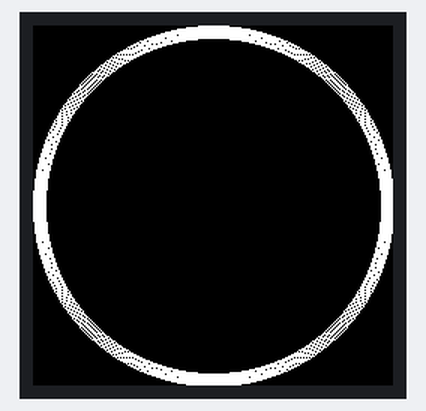
Bench run of a sketch on a simulated ESP8266 (NodeMCU). On the bench: 240×240 colour display. WiFi joins after 1.5 s; servers stay silent unless stated; network time is answered at once with the bench clock; the local clock reads 2024-03-15 10:24:30 at power-on unless the sketch sets it; what the sketch prints to the serial monitor is not drawn.

Above: at 2.0 s.
At 2.8 s:
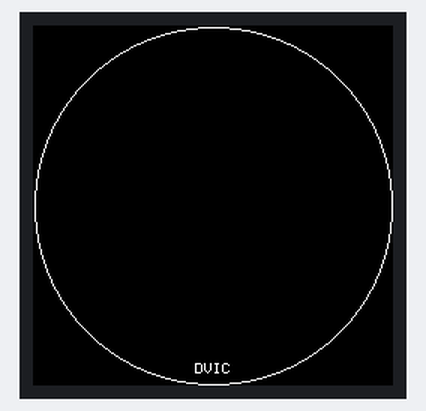
At 4.3 s:
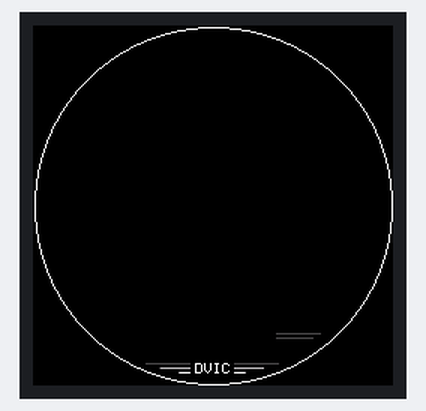
At 4.8 s:
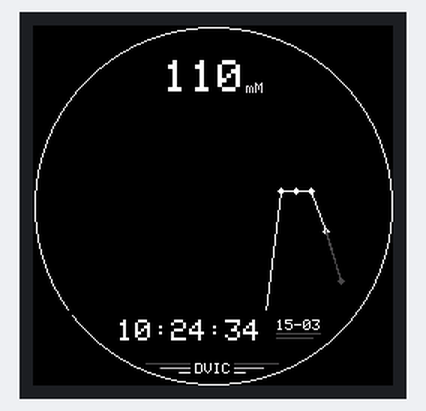
At 21.6 s:
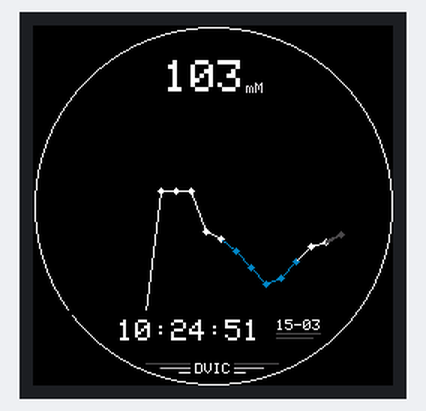
At 38.5 s:
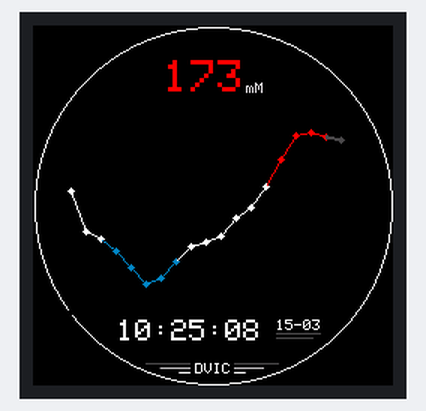

Measured:
- what the display in image 1 shows lasts 1.5 s, from 2.8 s to 4.3 s
- what the display in image 3 shows lasts 2.1 s, from 4.7 s to 6.8 s

The sketch:

print_graph_and_time.ino
```cpp
#include <Wire.h> // I2C library
#include "Adafruit_GFX.h"
#include "Adafruit_SSD1306.h"
#include "Adafruit_GC9A01A.h"
#include <ESP8266WiFi.h>
#include <NTPClient.h>
#include <WiFiUdp.h>
#include "wifi-network.h"

#define TFT_DC 4 // SDA
#define TFT_CS 5 // SCL
#define SCREEN_WIDTH 128
#define SCREEN_HEIGHT 128

Adafruit_GC9A01A tft(TFT_CS, TFT_DC);
Adafruit_SSD1306 display(SCREEN_WIDTH, SCREEN_HEIGHT, &Wire, -1);

// Network credentials
const char *ssid     = myssid;        // Enter your network SSID in wifi-network.h
const char *password = mypassword;    // Enter your network password in wifi-network.h

//Define an NTP client to get date and time
WiFiUDP ntpUDP;
NTPClient timeClient(ntpUDP, "pool.ntp.org");

#define LTGREY 0xE71C
//#define LTBLUE 0xB6DF
//#define LTTEAL 0xBF5F
//#define LTGREEN 0xBFF7
//#define LTCYAN 0xC7FF
//#define LTRED 0xFD34
//#define LTMAGENTA 0xFD5F
//#define LTYELLOW 0xFFF8
//#define LTORANGE 0xFE73
//#define LTPINK 0xFDDF
//#define LTPURPLE 0xCCFF

#define WHITE 0xFFFF
#define BLACK 0x0000
#define GREY 0xC618
#define BLUE 0x001F
#define TEAL 0x0438
#define RED 0xF800
//#define GREEN 0x07E0
//#define CYAN 0x07FF
//#define MAGENTA 0xF81F
//#define YELLOW 0xFFE0
//#define ORANGE 0xFC00
//#define PINK 0xF81F
//#define PURPLE 0x8010

#define DKGREY 0x4A49
//#define DKBLUE 0x000D
//#define DKTEAL 0x020C
//#define DKGREEN 0x03E0
//#define DKCYAN 0x03EF
//#define DKRED 0x6000
//#define DKMAGENTA 0x8008
//#define DKYELLOW 0x8400
//#define DKORANGE 0x8200
//#define DKPINK 0x9009
//#define DKPURPLE 0x4010

int color = WHITE;

int xprev = 205; // Forecast point x-axis
//int x0 = 205;
//int x1 = 195;
//int x2 = 185;
//int x3 = 175;
//int x4 = 165;
//int x5 = 155;
//int x6 = 145;
//int x7 = 135;
//int x8 = 125;
//int x9 = 115;
//int x10 = 105;
//int x11 = 95;
//int x12 = 85;
//int x13 = 75;
//int x14 = 65;
//int x15 = 55;
//int x16 = 45;
//int x17 = 35;
//int x18 = 25;

int yprev = 110; // Forecast point y-axis. yprev should be defined as the first sensor value received.
//int y0y = 190;
//int y1y = 110;
//int y2y = 110;
//int y3 = 110;
//int y4 = 190;
//int y5 = 190;
//int y6 = 190;
//int y7 = 190;
//int y8 = 190;
//int y9 = 190;
//int y10 = 190;
//int y11 = 190;
//int y12 = 190;
//int y13 = 190;
//int y14 = 190;
//int y15 = 190;
//int y16 = 190;
//int y17 = 190;
//int y18 = 190;

int listx[19] = {205, 195, 185, 175, 165, 155, 145, 135, 125, 115, 105, 95, 85, 75, 65, 55, 45, 35, 25};
int listy[19] = {190, 110, 110, 110, 190, 190, 190, 190, 190, 190, 190, 190, 190, 190, 190, 190, 190, 190, 190};

//Week Days
String weekDays[7]={"Sunday", "Monday", "Tuesday", "Wednesday", "Thursday", "Friday", "Saturday"};

//Month names
String months[12]={"January", "February", "March", "April", "May", "June", "July", "August", "September", "October", "November", "December"};


void setup()
{
  Serial.begin(115200);
  Serial.println("Start writting");
  tft.begin();
  tft.setRotation(1);
  tft.fillScreen(BLACK);
  delay(10);


  // Connect the ESP8266 to the internet
  Serial.print("Connecting to ");
  Serial.println(ssid);
  WiFi.begin(ssid, password);
  while (WiFi.status() != WL_CONNECTED) {
  delay(500);
  Serial.print(".");
}
  // Initialize the NTPClient
  timeClient.begin();

  // Adjust the time for your timezone in seconds
  timeClient.setTimeOffset(3600); // 3600 correspond to GMT +1


// Draw a white circle
  tft.drawCircle(120, 120, 120, WHITE);
  delay(25);
  tft.drawCircle(120, 120, 119, WHITE);
  delay(30);
  tft.drawCircle(120, 120, 118, WHITE);
  delay(30);
  tft.drawCircle(120, 120, 117, WHITE);
  delay(30);
  tft.drawCircle(120, 120, 116, WHITE);
  delay(30);
  tft.drawCircle(120, 120, 115, WHITE);
  delay(30);
  tft.drawCircle(120, 120, 114, WHITE);
  delay(30);
  tft.drawCircle(120, 120, 113, WHITE);
  delay(40);
  tft.drawCircle(120, 120, 112, WHITE);
//  delay(30);
//  tft.drawCircle(120, 120, 111, WHITE);
//  delay(30);
//  tft.drawCircle(120, 120, 110, WHITE);
//  delay(30);
// tft.drawCircle(120, 120, 109, WHITE);
//  delay(15);
//  tft.drawCircle(120, 120, 108, WHITE);
//  delay(15);
//  tft.drawCircle(120, 120, 107, WHITE);

  delay(60);

//  tft.drawCircle(120, 120, 106, BLACK);
//  delay(10);
//  tft.drawCircle(120, 120, 107, BLACK);
//  delay(10);
//  tft.drawCircle(120, 120, 108, BLACK);
//  delay(10);
//  tft.drawCircle(120, 120, 109, BLACK);
//  delay(30);
//  tft.drawCircle(120, 120, 110, BLACK);
//  delay(30);
  tft.drawCircle(120, 120, 111, BLACK);
  delay(40);
  tft.drawCircle(120, 120, 112, BLACK);
  delay(30);
  tft.drawCircle(120, 120, 113, BLACK);
  delay(30);
  tft.drawCircle(120, 120, 114, BLACK);
  delay(30);
  tft.drawCircle(120, 120, 115, BLACK);
  delay(30);
  tft.drawCircle(120, 120, 116, BLACK);
  delay(25);
  tft.drawCircle(120, 120, 117, BLACK);
  delay(20);
  tft.drawCircle(120, 120, 118, BLACK);
  delay(15);
  tft.drawCircle(120, 120, 120, BLACK);
  tft.drawCircle(120, 120, 121, BLACK);

  delay(500);

  //  tft.drawPixel(x18, y18, LTGREY);
  //  delay(80);
  //  tft.drawPixel(x17, y17, LTGREY);
  //  delay(80);
  //  tft.drawPixel(x16, y16, LTGREY);
  //  delay(80);
  //  tft.drawPixel(x15, y15, LTGREY);
  //  delay(80);
  //  tft.drawPixel(x14, y14, LTGREY);
  //  delay(80);
  //  tft.drawPixel(x13, y13, LTGREY);
  //  delay(80);
  //  tft.drawPixel(x12, y12, LTGREY);
  //  delay(80);
  //  tft.drawPixel(x11, y11, LTGREY);
  //  delay(80);
  //  tft.drawPixel(x10, y10, LTGREY);
  //  delay(80);
  //  tft.drawPixel(x9, y9, LTGREY);
  //  delay(80);
  //  tft.drawPixel(x8, y8, LTGREY);
  //  delay(80);
  //  tft.drawPixel(x7, y7, LTGREY);
  //  delay(80);
  //  tft.drawPixel(x6, y6, LTGREY);
  //  delay(80);
  //  tft.drawPixel(x5, y5, LTGREY);
  //  delay(80);
  //  tft.drawPixel(x4, y4, LTGREY);
  //  delay(80);
  //  tft.drawPixel(x3, y3, LTGREY);
  //  delay(80);
  //  tft.drawPixel(x2, y2y, LTGREY);
  //  delay(80);
  //  tft.drawPixel(x1, y1y, LTGREY);
  //  delay(80);
  //  tft.drawPixel(x0, y0y, LTGREY);
  //  delay(80);
  //  tft.drawPixel(xprev, yprev, LTGREY);
  //  delay(40);

  // Writte "DVIC" at the bottom of the screen
  tft.setCursor(108, 225);
  tft.setTextColor(WHITE);
  tft.setTextSize(1);
  tft.setTextWrap(false);
  tft.print("DVIC");
  delay(1500);

  // Draw the 2 lowest lines
  tft.drawFastHLine(98, 231, 7, WHITE); // Left
  tft.drawPixel(97, 231, GREY);
  tft.drawFastHLine(134, 231, 7, WHITE); // Right
  tft.drawPixel(141, 231, GREY);
//  delay(300);

  // Draw the 2 middle lines
  tft.drawFastHLine(85, 228, 20, GREY); // Left
  tft.drawPixel(84, 228, DKGREY);
  tft.drawFastHLine(134, 228, 20, GREY); // Right
  tft.drawPixel(155, 225, DKGREY);
//  delay(200);

  // Draw the 2 upper lines
  tft.drawFastHLine(75, 225, 30, DKGREY); // Left
  tft.drawFastHLine(134, 225, 30, DKGREY); // Right
//  delay(100);

//  // Draw the 3 DVIC-left lines
//  tft.drawFastHLine(75, 225, 30, DKGREY);
//  tft.drawFastHLine(85, 228, 20, GREY);
//  tft.drawPixel(84, 228, DKGREY);
//  tft.drawFastHLine(98, 231, 7, WHITE);
//  tft.drawPixel(97, 231, GREY);
//  //  tft.drawPixel(96, 231, GREY);
//  //  delay(60);
//
//  // Draw the 3 DVIC-right lines
//  tft.drawFastHLine(134, 225, 30, DKGREY);
//  tft.drawFastHLine(134, 228, 20, GREY);
//  tft.drawPixel(155, 225, DKGREY);
//  tft.drawFastHLine(134, 231, 7, WHITE);
//  tft.drawPixel(141, 231, GREY);

// Draw the 2 lines below the date
  tft.drawFastHLine(162, 205, 30, DKGREY);
//  delay(50);
  tft.drawFastHLine(162, 208, 25, DKGREY);
//  delay(25);

  delay(300);

  // Writte concentration unit
  tft.setCursor(136, 38);
  tft.setTextColor(LTGREY);
  tft.setTextSize(1);
  tft.setTextWrap(false);
  tft.print(" mM");

  //  tft.drawRect(25, 49, 190, 143, DKTEAL);     // Centered inner rectangle
  //  tft.drawRect(48, 24, 144, 192, DKGREY);     // Centered outer rectangle
  //  tft.drawRect(24, 48, 192, 144, DKGREY);     // Centered outer rectangle
  //  tft.drawRect(35, 35, 170, 170, DKMAGENTA);  // Large centered square, 0 pixel margin
  //  tft.drawRect(40, 40, 160, 160, DKGREY);     // Square centered with 10px margin
  //  tft.drawLine(48, 24, 192, 216, LTBLUE);    // Diagonal 1 of outer rectangle
  //  tft.drawLine(192, 24, 48, 216, LTBLUE);    // Diagonal 2 of outer rectangle
  //  tft.drawLine(0, 0, 240, 240, DKMAGENTA);     // Diagonal 1 of the large square
  //  tft.drawLine(0, 240, 240, 0, DKMAGENTA);     // Diagonal 2 of the large square
}

void loop()
{
  int listcg[] = {110, 105, 97, 86, 75, 79, 90, 100, 103, 107, 119, 126, 140, 158, 174, 176, 173, 164, 157, 150, 142, 131, 130, 128, 122, 117, 112, 110, 105, 97, 86, 77, 79, 90, 100, 103, 107, 119, 130, 147, 160, 180, 182, 176, 164, 157, 150, 142, 131, 130, 128, 122, 117, 112};
  for (int i = 0; i <= 52; i++)
  { // Update cg loop
    int cgreceived = listcg[i]; // Simulate a new value received
    Serial.print("cgreceived: ");
    Serial.println(cgreceived);

    // Shift the list from left to right to make room for the new y0 value
    shiftright(listy);

    // Add y0 to the liste //
    listy[1] = converttopixel(cgreceived);

    Serial.print("The new y0 is: ");
    Serial.println(listy[0]);
    Serial.print("The new y1 is: ");
    Serial.println(listy[1]);
    Serial.print("The new y2 is: ");
    Serial.println(listy[2]);
    Serial.print("The new y3 is: ");
    Serial.println(listy[3]);

    color = WHITE;


/////////////////  1. Glucose level  /////////////////

    // Print the glucose level
    tft.fillRect(87, 23, 52, 21, BLACK); // Refresh the glucose concentration value printed
    tft.setCursor(87, 23);
    if (cgreceived >= 150) // High glycemia. Risk of hyperglycemic crisis
    { // 150 mMol
      color = RED;
    }
    if (cgreceived <= 100) // Low glycemia. Risk of hypoglycemic crisis
    { // 100 mMol
      color = TEAL;
    }
    tft.setTextColor(color); // color is WHITE by default
    tft.setTextSize(3);
    tft.setTextWrap(false);
    tft.print(String(cgreceived));


/////////////////  2. Time & date  /////////////////

    // Get the current time from the NTP server
    timeClient.update();

    unsigned long epochTime = timeClient.getEpochTime();
    Serial.print("Epoch Time: ");
    Serial.println(epochTime);

    String formattedTime = timeClient.getFormattedTime();
    Serial.print("Formatted Time: ");
    Serial.println(formattedTime);

    // Refresh the time
    tft.fillRect(56, 196, 100, 15, BLACK);

    // Print the time
    tft.setCursor(56, 196);
    tft.setTextColor(WHITE);
    tft.setTextSize(2);
    tft.setTextWrap(false);
    tft.print(formattedTime);

  //  // Hide secondes
  //  tft.fillRect(186, 196, 30, 20, BLACK);
  //  tft.drawCircle(120, 120, 119, WHITE);


    // Get the current date from the NTP server
    String weekDay = weekDays[timeClient.getDay()];
    Serial.print("Week Day: ");
    Serial.println(weekDay);

    //Get a time structure to recover month and year
    struct tm *ptm = gmtime ((time_t *)&epochTime);

    // Get the day of the month
    int monthDay = ptm -> tm_mday;
    Serial.print("Month day: ");
    Serial.println(monthDay);

    // Get the current month
    int currentMonth = ptm -> tm_mon + 1;
    Serial.print("Month: ");
    Serial.println(currentMonth);

    // Get the name of the month
    String currentMonthName = months[currentMonth-1];
    Serial.print("Month name: ");
    Serial.println(currentMonthName);

    // Get the current year
    int currentYear = ptm->tm_year+1900;
    Serial.print("Year: ");
    Serial.println(currentYear);

    String currentDate = "";

    // Refresh the date
    // tft.fillRect(60, 195, 48, 15, GREEN);
    tft.fillRect(162, 196, 30, 8, BLACK);

    //Print the complete date
    if (currentMonth < 9) {
      currentDate = String(monthDay) + "-" + "0" + String(currentMonth);
    }
    else {
      currentDate = String(monthDay) + "-" + String(currentMonth);
    }
  //  String currentDate = String(currentYear) + "-" + String(currentMonth) + "-" + String(monthDay);
    tft.setCursor(162, 196);
    tft.setTextColor(WHITE);
    tft.setTextSize(1);
    tft.setTextWrap(false);
    tft.print(currentDate);

    Serial.print("Current date: ");
    Serial.println(currentDate);


/////////////////  3. Glucose graph  /////////////////

    // Refresh the graph
    tft.fillRect(26, 50, 188, 141, BLACK);
    tft.fillRect(23, 54, 5, 134, BLACK);
    tft.fillRect(25, 188, 4, 2, BLACK);
    tft.fillRect(25, 190, 190, 3, BLACK);

    // Draw the new points
    for (int j = 1; j <= 18; j++)
    { // Define points color depending on their "y" values
      color = WHITE;
      if (listy[j] <= 100)
      { // The 100th pixel correspond to 140mMol
        color = RED;
      }
      if (listy[j] >= 150 && listy[j] < 190)
      { // The 150th pixel correspond to 90mMol
        color = TEAL;
      }
      if (listy[j] == 190)
      { // The 190th pixel correspond to 50mMol
        color = BLACK;
      }

      // Draw points from x0 = 190 to x19 = 25
      tft.drawPixel(listx[j], listy[j], color); // Draw pixel [xj,yj]

      tft.drawPixel(listx[j] + 1, listy[j], color); // Draw a diamond around pixel [xj,yj]
      tft.drawPixel(listx[j], listy[j] + 1, color);
      tft.drawPixel(listx[j] - 1, listy[j], color);
      tft.drawPixel(listx[j], listy[j] - 1, color);

      tft.drawPixel(listx[j] + 2, listy[j], color);
      tft.drawPixel(listx[j], listy[j] + 2, color);
      tft.drawPixel(listx[j] - 2, listy[j], color);
      tft.drawPixel(listx[j], listy[j] - 2, color);

      tft.drawPixel(listx[j] + 1, listy[j] + 1, color);
      tft.drawPixel(listx[j] - 1, listy[j] + 1, color);
      tft.drawPixel(listx[j] + 1, listy[j] - 1, color);
      tft.drawPixel(listx[j] - 1, listy[j] - 1, color);

      Serial.print("A l'itération ");
      Serial.print(i);
      Serial.print(", l'y du pixel ");
      Serial.print(j);
      Serial.print(" vaut: ");
      Serial.println(listy[j]);
    }
    // Calcul of yprev
    yprev = listy[1] + round((5 * (listy[1] - listy[2]) + 2 * (listy[2] - listy[3]) + listy[1] - listy[2]) / 8 + (listy[1] - listy[2]) / 2);

    // Define high and low limits of yprev
    if (yprev > 188)
    { // High limit to avoid going off screen
      yprev = 188;
    }
    if (yprev < 52)
    { // Low limit to avoid going off screen
      yprev = 52;
    }

    Serial.print("The new value of yprev is: ");
    Serial.println(yprev);

    // Draw the new forecast point [xprev, yprev]
    tft.drawPixel(xprev, yprev, GREY); // Draw pixel [xprev, yprev]

    tft.drawPixel(xprev + 1, yprev, DKGREY);
    tft.drawPixel(xprev, yprev + 1, DKGREY);
    tft.drawPixel(xprev - 1, yprev, DKGREY);
    tft.drawPixel(xprev, yprev - 1, DKGREY);

    tft.drawPixel(xprev + 2, yprev, DKGREY);
    tft.drawPixel(xprev, yprev + 2, DKGREY);
    tft.drawPixel(xprev - 2, yprev, DKGREY);
    tft.drawPixel(xprev, yprev - 2, DKGREY);

    tft.drawPixel(xprev + 1, yprev + 1, DKGREY);
    tft.drawPixel(xprev - 1, yprev + 1, DKGREY);
    tft.drawPixel(xprev + 1, yprev - 1, DKGREY);
    tft.drawPixel(xprev - 1, yprev - 1, DKGREY);

    for (int k = 1; k <= 17; k++)
    { // Define lines color
      color = WHITE;
      if (listy[k] <= 100) // Define line color
      { // The 100th pixel correspond to 140mMol
        color = RED;
      }
      if (listy[k] >= 150 && listy[k] < 190)
      { // The 150th pixel correspond to 90mMol
        color = TEAL;
      }
      if (listy[k] == 190)
      { // The 190th pixel correspond to 50mMol
        color = BLACK;
      }

      // Draw the new lines between all points
      tft.drawLine(listx[k], listy[k], listx[k + 1], listy[k + 1], color);
    }

    // Draw the new line between listy[1] and forecast point
    tft.drawLine(listx[1], listy[1], xprev, yprev, DKGREY);
    tft.drawLine(listx[1], listy[1] - 1, xprev, yprev, DKGREY);
    tft.drawLine(listx[1], listy[1] + 1, xprev, yprev, DKGREY);

    delay(2000); // Update frequency
  }
}


// Shift right function
void shiftright(int list[])
{
  for (int i = 19; i >= 1; i--)
  {
    list[i] = list[i - 1];
  }
}

// Convert the value receive in graphical coordinates
int converttopixel(int cg)
{
  int y = 240 - (cg - 7);
  return y;
}
```

wifi-network.h
```cpp
// WiFi Network SSID and password

#ifndef WIFI_NETWORK_H_
#define WIFI_NETWORK_H_

const char* myssid = "Livebox-E940";
const char* mypassword = "ExFpUVKSKwjqYP4sbf";

#endif
```
